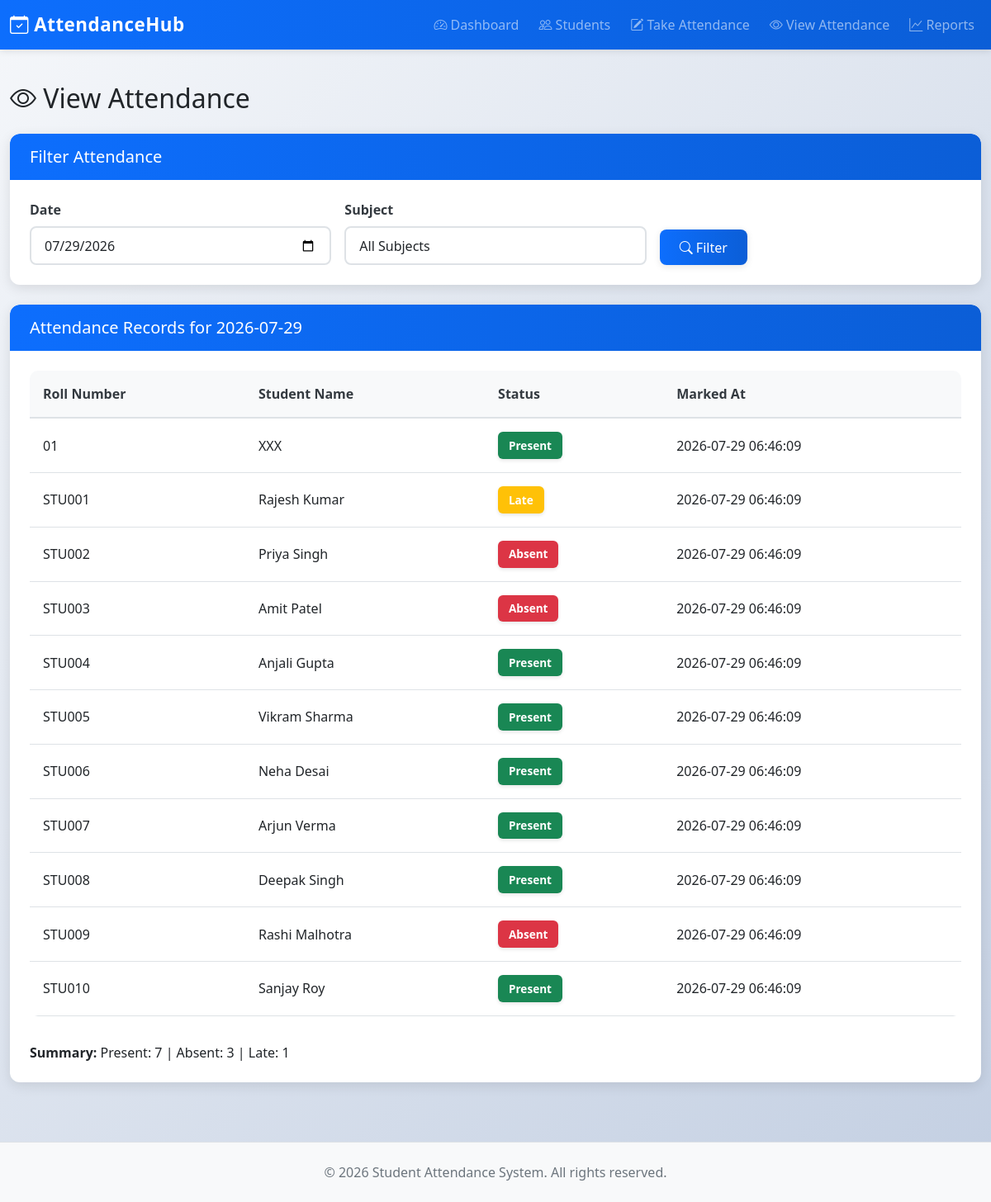
Page /view_attendance on the committed database.
### tables this page shows
CREATE TABLE attendance (
            id INTEGER PRIMARY KEY AUTOINCREMENT,
            student_id INTEGER,
            date DATE NOT NULL,
            status TEXT CHECK(status IN ('Present', 'Absent', 'Late')),
            subject TEXT,
            marked_by TEXT,
            marked_at TIMESTAMP DEFAULT CURRENT_TIMESTAMP,
            FOREIGN KEY (student_id) REFERENCES students(id),
            UNIQUE(student_id, date, subject)
        );

CREATE TABLE students (
            id INTEGER PRIMARY KEY AUTOINCREMENT,
            roll_number TEXT UNIQUE NOT NULL,
            name TEXT NOT NULL,
            class_name TEXT NOT NULL,
            section TEXT,
            email TEXT,
            phone TEXT,
            created_at TIMESTAMP DEFAULT CURRENT_TIMESTAMP
        );

### app.py (the view)
@app.route('/view_attendance')
def view_attendance():
    date_param = request.args.get('date', date.today().isoformat())
    subject_param = request.args.get('subject', '')
    subjects = database.get_subjects()
    attendance_records = database.get_attendance_by_date(date_param, subject_param if subject_param else None)
    return render_template('view_attendance.html',
                         attendance=attendance_records,
                         date=date_param,
                         subjects=subjects,
                         selected_subject=subject_param)

### database.py (called while the page is built)
def get_connection():
    return sqlite3.connect(DB_PATH)

def get_attendance_by_date(date, subject=None):
    conn = get_connection()
    cursor = conn.cursor()
    if subject:
        cursor.execute('''
            SELECT s.id, s.roll_number, s.name, a.status, a.marked_at
            FROM students s
            LEFT JOIN attendance a ON s.id = a.student_id AND a.date = ? AND a.subject = ?
            ORDER BY s.roll_number
        ''', (date, subject))
    else:
        cursor.execute('''
            SELECT s.id, s.roll_number, s.name, a.status, a.marked_at
            FROM students s
            LEFT JOIN attendance a ON s.id = a.student_id AND a.date = ?
            ORDER BY s.roll_number
        ''', (date,))
    attendance = cursor.fetchall()
    conn.close()
    return attendance

def get_subjects():
    conn = get_connection()
    cursor = conn.cursor()
    cursor.execute('SELECT name FROM subjects ORDER BY name')
    subjects = [row[0] for row in cursor.fetchall()]
    conn.close()
    return subjects

### templates/view_attendance.html (shortened to what this page needs)
{% extends "base.html" %}
{% block content %}
<h2 class="mb-4"><i class="bi bi-eye"></i> View Attendance</h2>
<div class="card">
    <div class="card-header bg-info text-white">
        <h5 class="mb-0">Filter Attendance</h5>
    </div>
    <div class="card-body">
        <form method="GET" class="row g-3">
            <div class="col-md-4">
                <label for="date" class="form-label">Date</label>
                <input type="date" class="form-control" id="date" name="date" value="{{ date }}">
            </div>
            <div class="col-md-4">
                <label for="subject" class="form-label">Subject</label>
                <select class="form-control" id="subject" name="subject">
                    <option value="">All Subjects</option>
                </select>
            </div>
            <div class="col-md-4 d-flex align-items-end">
                <button type="submit" class="btn btn-primary">
                    <i class="bi bi-search"></i> Filter
                </button>
            </div>
        </form>
    </div>
</div>
<div class="card mt-4">
    <div class="card-header bg-success text-white">
        <h5 class="mb-0">Attendance Records for {{ date }}</h5>
    </div>
    <div class="card-body">
        <div class="table-responsive">
            <table class="table table-hover">
                <thead>
                    <tr>
                        <th>Roll Number</th>
                        <th>Student Name</th>
                        <th>Status</th>
                        <th>Marked At</th>
                    </tr>
                </thead>
                <tbody>
                    {% for record in attendance %}
                    <tr>
                        <td>{{ record[1] }}</td>
                        <td>{{ record[2] }}</td>
                        <td>
                            {% if record[3] == 'Present' %}
                            <span class="badge bg-success">Present</span>
                            {% elif record[3] == 'Absent' %}
                            <span class="badge bg-danger">Absent</span>
                            {% elif record[3] == 'Late' %}
                            <span class="badge bg-warning">Late</span>
                            {% else %}
                            <span class="badge bg-secondary">Not Marked</span>
                            {% endif %}
                        </td>
                        <td>{{ record[4] if record[4] else '-' }}</td>
                    </tr>
                    {% endfor %}
                </tbody>
            </table>
        </div>
        <div class="mt-3">
            <strong>Summary:</strong>
            {% set present_count = attendance|selectattr('3', 'equalto', 'Present')|list|length %}
            {% set absent_count = attendance|selectattr('3', 'equalto', 'Absent')|list|length %}
            {% set late_count = attendance|selectattr('3', 'equalto', 'Late')|list|length %}
            Present: {{ present_count }} | Absent: {{ absent_count }} | Late: {{ late_count }}
        </div>
    </div>
</div>
{% endblock %}

### static/style.css (style rules this page uses)
:root { --primary-color: #0d6efd; --success-color: #198754; --danger-color: #dc3545; --warning-color: #ffc107; --info-color: #0dcaf0; --light-gray: #f8f9fa; --dark-gray: #343a40; }
* { margin: 0; padding: 0; box-sizing: border-box; }
body { background: linear-gradient(135deg, #f5f7fa 0%, #c3cfe2 100%); font-family: 'Segoe UI', Tahoma, Geneva, Verdana, sans-serif; min-height: 100vh; display: flex; flex-direction: column; }
.card { border: none; border-radius: 12px; box-shadow: 0 4px 15px rgba(0, 0, 0, 0.1); transition: all 0.4s cubic-bezier(0.25, 0.46, 0.45, 0.94); overflow: hidden; }
.card-header { border-radius: 12px 12px 0 0 !important; font-weight: 600; border: none; background: linear-gradient(90deg, var(--primary-color) 0%, #0b5ed7 100%) !important; color: white !important; padding: 1rem 1.5rem; }
.card-body { padding: 1.5rem; }
.btn { border-radius: 8px; padding: 0.6rem 1.5rem; font-weight: 500; transition: all 0.3s ease; border: none; box-shadow: 0 2px 8px rgba(0, 0, 0, 0.1); }
.btn-primary { background: linear-gradient(90deg, #0d6efd 0%, #0b5ed7 100%); border: none; }
.badge { padding: 0.6rem 0.8rem; font-size: 0.85rem; font-weight: 600; border-radius: 6px; box-shadow: 0 2px 4px rgba(0, 0, 0, 0.1); }
.table { background-color: white; border-radius: 10px; overflow: hidden; }
.table thead th { background-color: #f8f9fa; border-bottom: 2px solid #dee2e6; font-weight: 600; color: var(--dark-gray); padding: 1rem; }
.table tbody tr { transition: all 0.3s ease; border-bottom: 1px solid #dee2e6; }
.table tbody td { padding: 1rem; vertical-align: middle; }
.form-control, .form-select { border-radius: 8px; border: 2px solid #dee2e6; padding: 0.6rem 1rem; transition: all 0.3s ease; font-size: 1rem; }
.form-label { font-weight: 600; color: var(--dark-gray); margin-bottom: 0.5rem; }
.card { animation: fadeIn 0.5s ease-out; }
.card i { transition: all 0.3s ease; }

### rows in the picture
attendance: roll_number "01", name "XXX", status "Present", marked_at "2026-07-29 06:46:09"
attendance: roll_number "STU001", name "Rajesh Kumar", status "Late", marked_at "2026-07-29 06:46:09"
attendance: roll_number "STU002", name "Priya Singh", status "Absent", marked_at "2026-07-29 06:46:09"
attendance: roll_number "STU003", name "Amit Patel", status "Absent", marked_at "2026-07-29 06:46:09"
attendance: roll_number "STU004", name "Anjali Gupta", status "Present", marked_at "2026-07-29 06:46:09"
attendance: roll_number "STU005", name "Vikram Sharma", status "Present", marked_at "2026-07-29 06:46:09"
attendance: roll_number "STU006", name "Neha Desai", status "Present", marked_at "2026-07-29 06:46:09"
attendance: roll_number "STU007", name "Arjun Verma", status "Present", marked_at "2026-07-29 06:46:09"
attendance: roll_number "STU008", name "Deepak Singh", status "Present", marked_at "2026-07-29 06:46:09"
attendance: roll_number "STU009", name "Rashi Malhotra", status "Absent", marked_at "2026-07-29 06:46:09"
attendance: roll_number "STU010", name "Sanjay Roy", status "Present", marked_at "2026-07-29 06:46:09"

### other values in the picture
{{ date }} "2026-07-29"
{{ present_count }} "7"
{{ absent_count }} "3"
{{ late_count }} "1"
